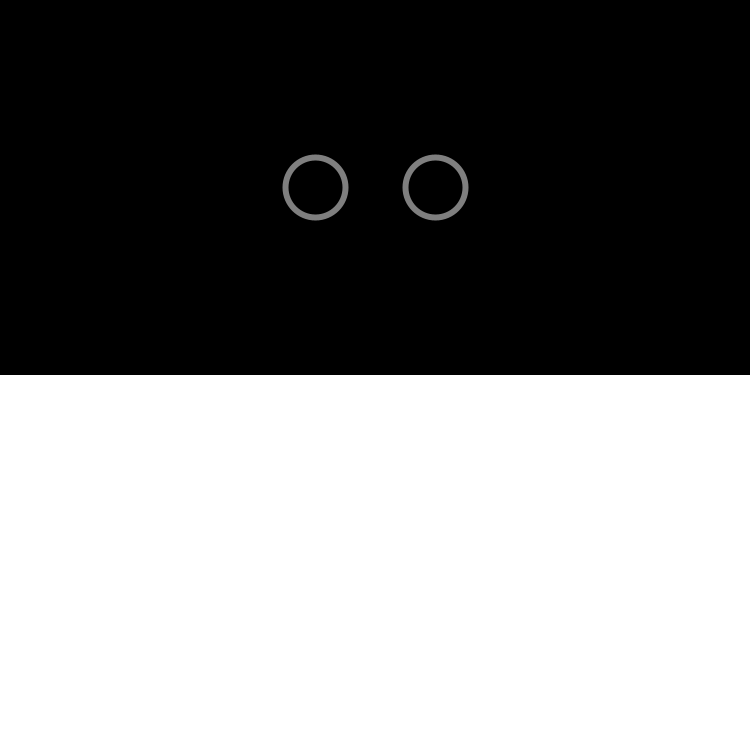
Frame 1 (no input)
Frame 60 (the mouse pressed at the canvas centre just before this capture): identical to frame 1, image omitted
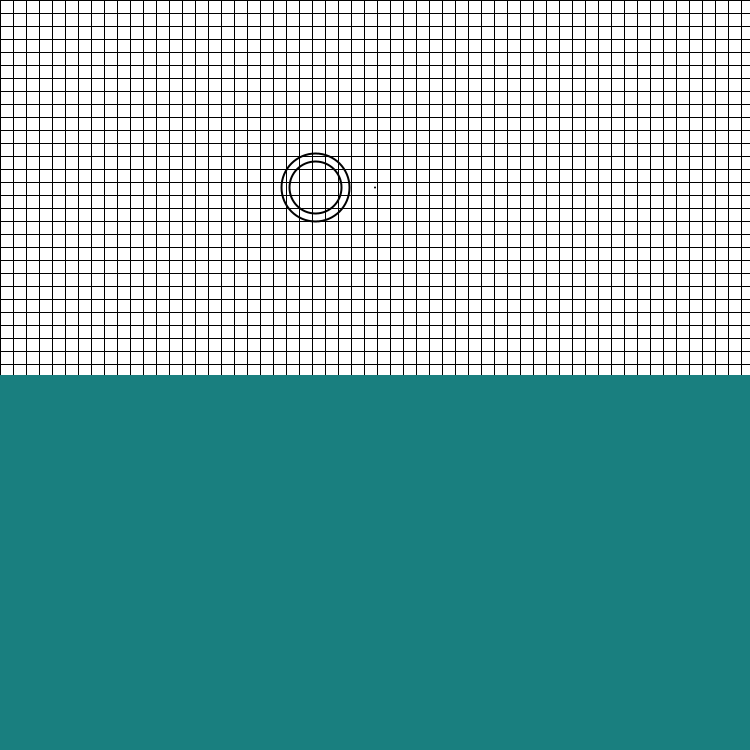
Frame 120 (the mouse held since frame 60 and released just before this capture)

The Processing sketch that drew these frames (run headless with seeded random() and noise(); from frame 60 on, the mouse is pressed at the canvas centre):

// Processing sketch: processing_175016
// ── processing_175016.pde

color adaptGray = 50;
color adaptSurround;
color testGray = 100;
color testSurround = 100;
boolean outlineOnTest = true;
float widt = 750;
float circSize = 60;
boolean testPhase = false;
float targDY = .5;
float split = 60;
boolean secondOutline = true;

void setup(){
  size(750,750);
  colorMode(HSB, 100);
  adaptSurround = color(85,60,100);
}

void draw(){
  if(testPhase){
    background(testSurround);
    if(secondOutline){
      strokeWeight(10);
      stroke(0);
      noFill();
      ellipse(widt/2-split,targDY*widt/2,circSize,circSize);
      strokeWeight(6);
      stroke(100);
      ellipse(widt/2-split,targDY*widt/2,circSize,circSize);
    }
    drawGrid();
    drawChosenColor();
  }else{
    chooseAdaptingColor();
    background(adaptSurround);
    noStroke();
    fill(color(100,0,100));
    rect(0,widt/2,widt,widt);
    
    strokeWeight(10);
    stroke(0);
    noFill();
    ellipse(widt/2+split,targDY*widt/2,circSize,circSize);
    
    strokeWeight(6);
    stroke(adaptGray);
    ellipse(widt/2+split,targDY*widt/2,circSize,circSize);
    ellipse(widt/2-split,targDY*widt/2,circSize,circSize);
  }
  fill(color(0,0,0));
  noStroke();
  ellipse(widt/2,targDY*widt/2,2,2);
}

void drawChosenColor(){
  noStroke();
  if(false){//mouseY>widt/2){
    fill(color(mouseX/widt*100,((mouseY-widt/2)/(widt/2))*100,100));
  }else{
    chooseAdaptingColor();
    fill(adaptSurround);
  }
  rect(0,widt/2,widt,widt);
}

void chooseAdaptingColor(){
  adaptSurround = color((mouseX/widt)*100,80,(mouseY/widt)*100);
}

void mousePressed(){
    testPhase = !testPhase;
}

void keyPressed(){
  if(key==CODED){
    if(keyCode==UP){
      adaptGray=min(adaptGray+1,100);
    }
    if(keyCode==DOWN){
      adaptGray=max(adaptGray-1,1);
    }
  }
  if(key==ENTER){
    secondOutline=!secondOutline;
  }
}

void drawGrid(){
  float spacing = 13;
  stroke(0);
  strokeWeight(1);
  for(int i=0;i<widt/spacing+1;i++){
    line(i*spacing,0,i*spacing,widt);
    line(0,i*spacing,widt,i*spacing);
  }
}
